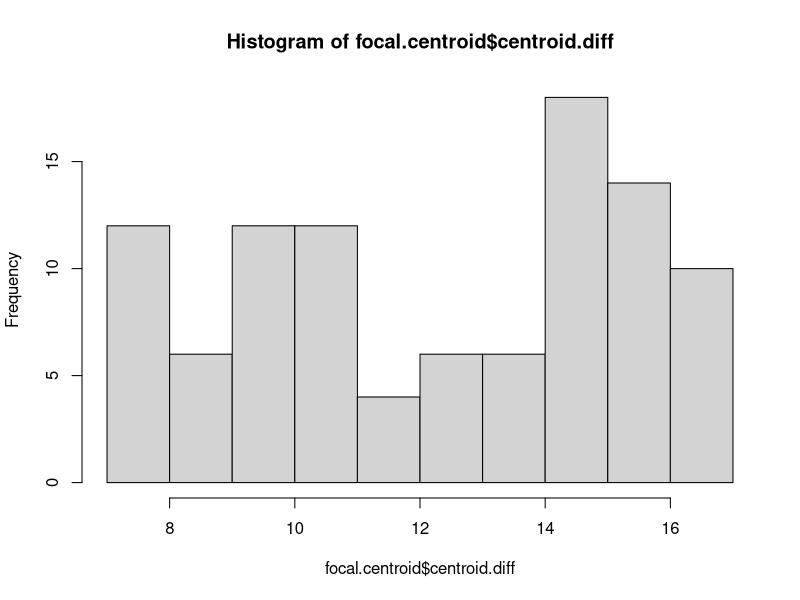
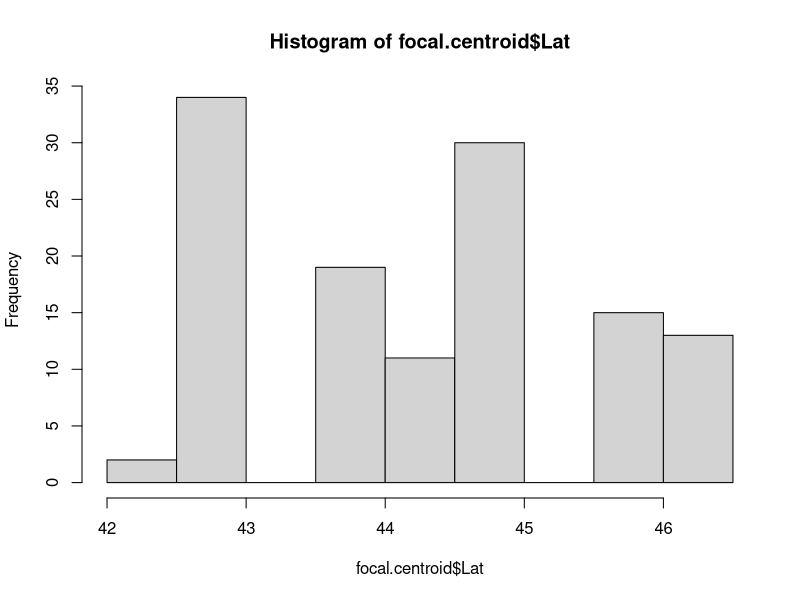

Here is the R script that generated these plots, in order:
## source code for Fig. 2 Basal Area vs. Competition Index

centroid <- read.csv("centroid_data.csv")
centroid$sp = c("ACEPEN", "BETPAP", "CORALT", "FAGGRA", "HAMVIR")
centroid <- subset(centroid, select = c("sp","minLat", "maxLat", "midLat", "minTemp", "maxTemp", "midTemp", 
                                        "minPrec", "maxPrec", "midPrec"))

focal <- read.csv("focal.species.dbh.csv")
names(focal)
focal$Height <- NULL
focal$DBH <- NULL

lat.long <- read.csv("DBH.Lat.Long.csv")
lat.long <- subset(lat.long, select = c("Individual", "DBH", "Height", "Lat", "Long"))

focal <- merge(lat.long, focal, by = "Individual")
names(focal)

focal$DBH[focal$DBH == "less.than.1"] = 0.5 # make all less.than.1 into .5
focal$DBH[focal$DBH == "less.than.1"] = 0.5 # make all less.than.1 into .5
focal$DBH[focal$DBH == "less.than.2"] = 1 # make all <2 measures into 1

other.dbh <- read.csv("all.species.dbh.csv")

# merge datasets -- NAs appearing in CORALTs so check this
setdiff(unique(other.dbh$Individual), unique(focal$Individual))
all.dbh <- merge(focal, other.dbh, by = "Individual", all.x = TRUE, all.y = TRUE, suffixes = c(".focal", ".other"))

head(all.dbh)

#index
all.dbh[which(is.na(all.dbh$DBH.focal) == TRUE), ]

# Clean up DBH measures
all.dbh$DBH.other <- as.character(all.dbh$DBH.other) # convert from factor to character
all.dbh$DBH.focal <- as.character(all.dbh$DBH.focal)

all.dbh$DBH.other[all.dbh$DBH.other == "less.than.1"] = 0.5 # make all less.than.1 into .5
all.dbh$DBH.focal[all.dbh$DBH.focal == "less.than.1"] = 0.5 # make all less.than.1 into .5
all.dbh$DBH.other[all.dbh$DBH.other == "less.than.2"] = 1 # make all <2 measures into 1

all.dbh$DBH.other <- as.numeric(as.character(all.dbh$DBH.other))
all.dbh$DBH.focal <- as.numeric(as.character(all.dbh$DBH.focal))# convert from factor to numeric

summary(all.dbh$DBH.other) # should not be any NA

# say whether focal DBH is smaller than competing individual
all.dbh["greater"] <- all.dbh$DBH.focal < all.dbh$DBH.other
#View(all.dbh)

# filter  data so only individiuals with DBHs greater than the focal DBH exist
compet <- all.dbh[which(all.dbh$DBH.other > all.dbh$DBH.focal),]

dim(all.dbh[which(all.dbh$greater == TRUE) ,])

# separate out same species to measure intra-specific competition
compet$sp = substr(compet$Individual, 1, 6)
compet$intra.sp <- compet$Comp.Species == compet$sp
head(compet)
intra.compet <- compet[which(compet$intra.sp == TRUE & compet$DBH.focal < compet$DBH.other),]
intra.compet$BA = .5*pi*(intra.compet$DBH.other)^2
intra.compet$fBA = .5*pi*(intra.compet$DBH.focal)^2
intra.comp.BA <- data.frame(tapply(intra.compet$BA, intra.compet$Individual, sum))

# create basal area variables of only those individuals
compet$BA = .5*pi*(compet$DBH.other)^2
compet$fBA = .5*pi*(compet$DBH.focal)^2

# sum the basal area for each individual

# This is very problematic... made a 'numeric' data frame composed of just the level values
# focal["competing.BA"] <- data.frame(tapply(compet$BA, compet$Individual, sum))
# This is what you wanted to do
# focal <- data.frame(focal, competing.BA = tapply(compet$BA, compet$Individual, sum))

sum.BA <- tapply(compet$BA, compet$Individual, sum)
sum.BA.df <- data.frame(Individual = names(sum.BA), sum.BA = sum.BA)
focal.ba <- merge(focal, sum.BA.df, by = "Individual", all.y = TRUE, all.x = TRUE)
focal.ba$DBH = as.numeric(focal.ba$DBH)
focal.ba$BA = .5*pi*(focal.ba$DBH)^2
class(focal.ba$DBH)
head(focal.ba)

focal.ba$log.cBA = log(focal.ba$sum.BA) # what are NAs from? Some have no competing BA values apparently
focal.ba$relative.BA = focal.ba$BA / focal.ba$sum.BA
head(focal.ba)

# create new species variable
focal.ba$sp = substr(focal.ba$Individual, 1, 6)

# merge focal.ba with centroid data
focal.centroid <- merge(focal.ba, centroid, by = "sp", all.x = TRUE, all.y = TRUE)

# create new variable with difference between centroid and latitude of site
focal.centroid$centroid.diff = focal.centroid$Lat - focal.centroid$minLat
hist(focal.centroid$centroid.diff)
hist(focal.centroid$Lat)

# subset by species for graphing/modeling purposes
coralt <- focal.centroid[focal.centroid$sp == "CORALT",]
hamvir <- focal.centroid[focal.centroid$sp == "HAMVIR",]
sorame <- focal.centroid[focal.centroid$sp == "SORAME",]
acepen <- focal.centroid[focal.centroid$sp == "ACEPEN",]
focal.small <- rbind(coralt, sorame, hamvir, acepen)


betpap <- focal.centroid[focal.centroid$sp == "BETPAP",]
faggra <- focal.centroid[focal.centroid$sp == "FAGGRA",]
quealb <- focal.centroid[focal$sp == "QUEALB",]
focal.large <- rbind(betpap, faggra, quealb)




# ignore extra large DBH for FAGGUS value
focal.centroid <- focal.centroid[-which(focal.centroid$sp == "FAGGRA" & focal.centroid$sum.BA > 20000),] 

# ignore QUEALB for graphing purposes
focal.centroid <- focal.centroid[-which(focal.centroid$sp == "QUEALB"),]

focal.high <- rbind(focal.centroid[focal.centroid$sp == "FAGGRA",], focal.centroid[focal.centroid$sp == "HAMVIR",], focal.centroid[focal.centroid$sp == "CORALT",])
focal.low <- rbind(focal.centroid[focal.centroid$sp == "ACEPEN",], focal.centroid[focal.centroid$sp == "BETPAP",], focal.centroid[focal.centroid$sp == "SORAME",])

save(focal.high, file="focal.high.Rdata")
save(focal.high, file="focal.low.Rdata")
